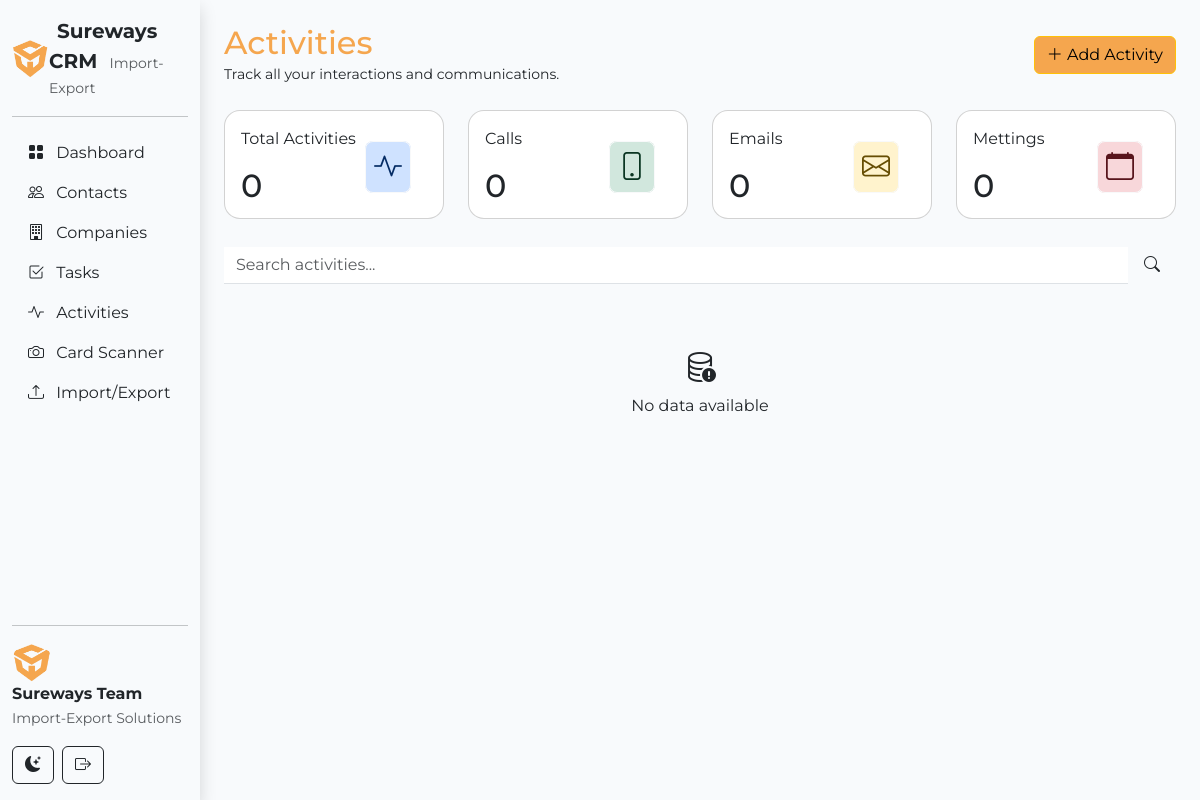
Before: /tasks/activities/ with the older database file.
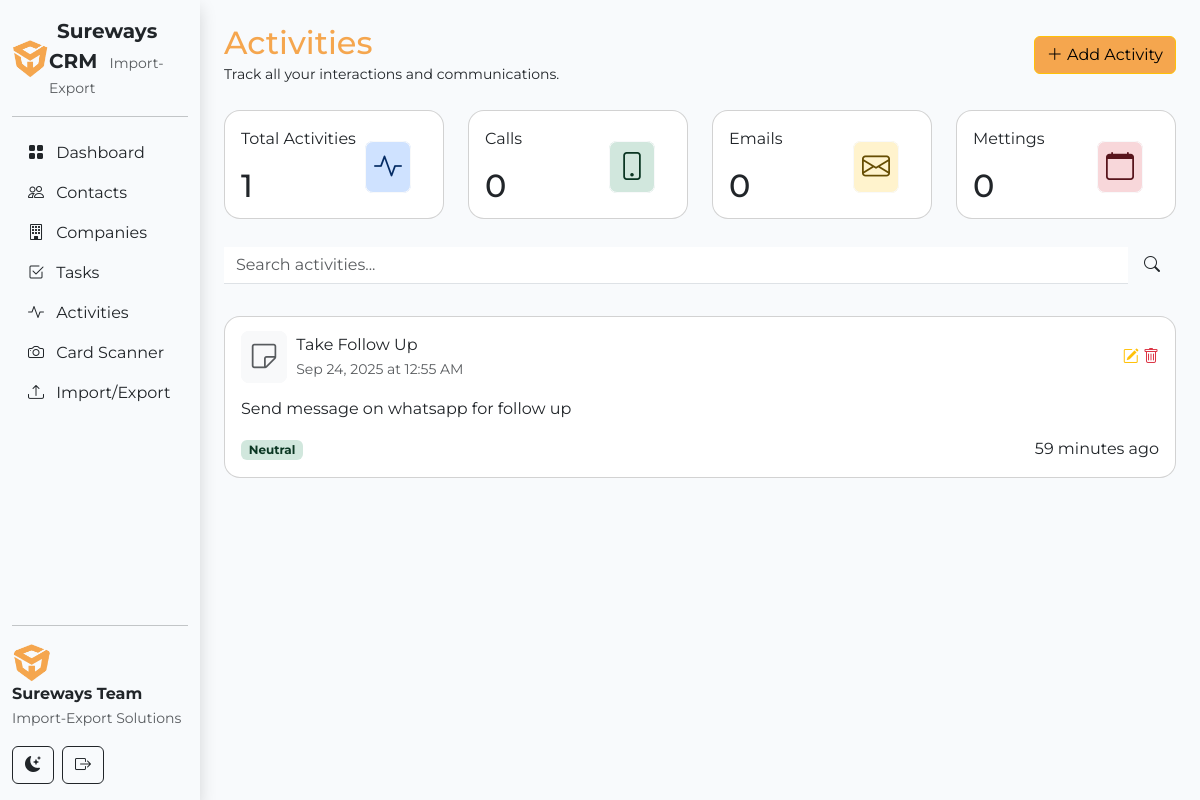
After: the same page with the newer database file.
### tasks/models.py (models this page shows)
class Activity(models.Model):
    TYPE_CHOICES = [
        ('Call', 'Call'),
        ('Email', 'Email'),
        ('Meeting', 'Meeting'),
        ('WhatsApp', 'WhatsApp'),
        ('SMS', 'SMS'),
        ('Note', 'Note'),
    ]
    OUTCOME_CHOICES = [
        ('Positive', 'Positive'),
        ('Neutral', 'Neutral'),
        ('Negative', 'Negative'),
        ('Follow-up Required', 'Follow-up Required'),
    ]
    type = models.CharField(max_length=50, choices=TYPE_CHOICES)
    title = models.CharField(max_length=255)
    description = models.TextField(blank=True, null=True)
    date_time = models.DateTimeField(default=timezone.now)
    contact = models.ForeignKey(Contact, null=True, blank=True, on_delete=models.SET_NULL)
    company = models.ForeignKey(Company, null=True, blank=True, on_delete=models.SET_NULL)
    outcome = models.CharField(max_length=50, choices=OUTCOME_CHOICES, blank=True, null=True)
    created_at = models.DateTimeField(auto_now_add=True)

### contacts/models.py (models this page shows, shortened)
class Contact(models.Model):
    full_name = models.CharField(max_length=255)
    job_title = models.CharField(max_length=255, blank=True, null=True)
    department = models.CharField(max_length=255, blank=True, null=True)
    speciality = models.CharField(max_length=255, blank=True, null=True)
    email_primary = models.EmailField(unique=True)
    email_secondary = models.EmailField(blank=True, null=True)
    mobile = models.CharField(max_length=20, blank=True, null=True)
    whatsapp = models.CharField(max_length=20, blank=True, null=True)
    country = models.CharField(max_length=100, blank=True, null=True)
    city = models.CharField(max_length=100, blank=True, null=True)
    tags = models.CharField(max_length=255, blank=True, null=True)
    source = models.CharField(max_length=100, blank=True, null=True)
    notes = models.TextField(max_length=100,blank=True, null=True)
    status = models.TextField(null=True, blank=True)
    is_prospect = models.BooleanField(null=True, blank=True)
    created_at = models.DateTimeField(auto_now_add=True)
    updated_at = models.DateTimeField(auto_now=True)

### companies/models.py (models this page shows, shortened)
class Company(models.Model):
    name = models.CharField(max_length=255)
    website = models.URLField(blank=True, null=True)
    phone = models.CharField(max_length=20, blank=True, null=True)
    industry = models.CharField(max_length=50, blank=True, null=True)
    status = models.CharField(max_length=50, default='active')
    country = models.CharField(max_length=100, blank=True, null=True)
    city = models.CharField(max_length=100, blank=True, null=True)
    address = models.TextField(blank=True, null=True)
    tags = models.CharField(max_length=255, blank=True, null=True, help_text="e.g Supplier, Customer, Forwarder")
    source = models.CharField(max_length=50, blank=True, null=True)
    notes = models.TextField(blank=True, null=True)
    linked_contacts = models.ManyToManyField(Contact, related_name="companies", blank=True)
    created_at = models.DateTimeField(auto_now_add=True)
    updated_at = models.DateTimeField(auto_now=True)

### tasks/views.py (the view)
# urls.py: path("activities/", views.activities, name="activities"),
def activities(request):
    activities = Activity.objects.all().order_by("-date_time")
    contacts = Contact.objects.all()
    companies = Company.objects.all()
    stats = {
        "total": activities.count(),
        "calls": activities.filter(type="Call").count(),
        "emails": activities.filter(type="Email").count(),
        "meetings": activities.filter(type="Meeting").count(),
    }
    return render(request, "activities.html", {
        "activities": activities,
        "contacts": contacts,
        "companies": companies,
        "stats": stats,
    })

### templates/activities.html (shortened to what this page needs)
{% extends 'base.html' %}
{% block content %}
<div class="container-fluid mt-4">
    <div class="row row-cols-1 row-cols-md-2 align-items-center justify-content-start">
        <div class="col">
            <h2 class="text-color m-0 p-0 text-capitalize">Activities</h2>
            <small>Track all your interactions and communications.</small>
        </div>
        <div class="col text-end">
            <button class="btn btn-warning" data-bs-toggle="modal" data-bs-target="#exampleModal"><i
                    class="bi bi-plus-lg"></i> Add Activity</button>
        </div>
    </div>
    <div class="row row-cols-1 row-cols-md-2 row-cols-lg-4 my-4">
        <div class="col">
            <div class="card position-relative overflow-hidden rounded-4" style="height: 97%;">
                <div class="card-body d-flex justify-content-between align-items-center z-2">
                    <div>
                        <p>Total Activities</p>
                        <h2 class="card-title p-0 m-0">{{ stats.total }}</h2>
                    </div>
                    <div class="pe-3">
                        <i
                            class="bi bi-activity fs-3 text-primary-emphasis bg-primary-subtle p-2 border border-light rounded-3"></i>
                    </div>
                </div>
            </div>
        </div>
        <div class="col">
            <div class="card position-relative overflow-hidden rounded-4" style="height: 97%;">
                <div class="card-body d-flex justify-content-between align-items-center z-2">
                    <div>
                        <p>Calls</p>
                        <h2 class="card-title p-0 m-0">{{ stats.calls }}</h2>
                    </div>
                    <div class="pe-3">
                        <i
                            class="bi bi-phone fs-3 text-success-emphasis bg-success-subtle p-2 border border-light rounded-3"></i>
                    </div>
                </div>
            </div>
        </div>
        <div class="col">
            <div class="card position-relative overflow-hidden rounded-4" style="height: 97%;">
                <div class="card-body d-flex justify-content-between align-items-center z-2">
                    <div>
                        <p>Emails</p>
                        <h2 class="card-title p-0 m-0">{{ stats.emails }}</h2>
                    </div>
                    <div class="pe-3">
                        <i
                            class="bi bi-envelope fs-3 text-warning-emphasis bg-warning-subtle p-2 border border-light rounded-3"></i>
                    </div>
                </div>
            </div>
        </div>
        <div class="col">
            <div class="card position-relative overflow-hidden rounded-4" style="height: 97%;">
                <div class="card-body d-flex justify-content-between align-items-center z-2">
                    <div>
                        <p>Mettings</p>
                        <h2 class="card-title p-0 m-0">{{ stats.meetings }}</h2>
                    </div>
                    <div class="pe-3">
                        <i
                            class="bi bi-calendar fs-3 text-danger-emphasis bg-danger-subtle p-2 border border-light rounded-3"></i>
                    </div>
                </div>
            </div>
        </div>
    </div>
    <div class="d-flex filter w-100">
        <form action="" method="get" class="w-100 d-flex align-items-center">
            <input type="search" class="form-control border-0 shadow-none border-bottom rounded-0"
                placeholder="Search activities..." aria-label="Search" name="search">
            <i class="bi bi-search mx-3"></i>
        </form>
    </div>
    <div class="row row-cols-1">
        <div class="col my-3">
            {% if activities %}
            {% for act in activities %}
            <div class="card p-3 rounded-4 my-3 contact-card" data-id="{{ act.id }}" data-type="{{ act.type }}"
                data-title="{{ act.title }}" data-contact="{{ act.contact.id }}" data-company="{{ act.company.id }}"
                data-outcome="{{ act.outcome }}" data-date_time="{{ act.date_time|date:'Y-m-d H:i:s' }}" data-description="{{ act.description|escape }}">
                <div class="row row-cols-2 align-items-center justify-content-between">
                    <div class="col">
                        <div class="row row-cols-2 align-items-center">
                            <div class="col col-1">
                                {% if act.type == "Call" %}
                                <i
                                    class="bi bi-phone fs-3 text-primary-emphasis bg-primary-subtle p-2 border border-light rounded-3"></i>
                                {% elif act.type == "Email" %}
                                <i
                                    class="bi bi-envelope fs-3 text-warning-emphasis bg-warning-subtle p-2 border border-light rounded-3"></i>
                                {% elif act.type == "Meeting" %}
                                <i
                                    class="bi bi-calendar fs-3 text-danger-emphasis bg-danger-subtle p-2 border border-light rounded-3"></i>
                                {% else %}
                                <i class="bi bi-sticky fs-3 text-muted bg-light p-2 border border-light rounded-3"></i>
                                {% endif %}
                            </div>
                            <div class="col col-10 ms-3">
                                <p class="m-0">{{ act.title }}</p>
                                <small class="text-muted">{{ act.date_time|date:"M d, Y \\a\\t h:i A" }}</small>
                            </div>
                        </div>
                    </div>
                    <div class="col col-2 text-end">
                        <i class="bi bi-pencil-square text-warning" data-bs-toggle="modal"
                            data-bs-target="#exampleModal" data-id="{{ act.id }}" data-type="{{ act.type }}"
                            data-title="{{ act.title }}" data-contact="{{ act.contact.id }}"
                            data-company="{{ act.company.id }}" data-outcome="{{ act.outcome }}"
                            data-date_time="{{ act.date_time|date:'Y-m-d H:i:s' }}" data-description="{{ act.description|escape }}"></i>
                        <form action="{% url 'activity_delete' act.id %}" method="post" class="d-inline"
                            onsubmit="return confirm('Are you sure you want to delete this activity?');">
                            <i onclick="this.closest('form').submit();" class="bi bi-trash text-danger"></i>
                        </form>
                    </div>
                </div>
                <p class="py-2 my-2">{{ act.description }}</p>
                <div class="row row-cols-2 align-items-center justify-content-between">
                    <div class="col">
                        {% if act.outcome %}
                        <span class="badge bg-success-subtle text-success-emphasis">{{ act.outcome }}</span>
                        {% endif %}
                    </div>
                    <div class="col text-end">
                        <span>{{ act.created_at|timesince }} ago</span>
                    </div>
                </div>
            </div>
            {% endfor %}
            {% else %}
            <div class="text-center my-5">
                <h2><i class="bi bi-database-exclamation"></i></h2>
                No data available
            </div>
            {% endif %}
        </div>
    </div>
</div>
{% endblock %}

### templates/base.html (shortened to what this page needs)
{% load static %}
<!DOCTYPE html>
<html lang="en" data-bs-theme="dark">
<head>
    <link href="https://cdn.jsdelivr.net/npm/bootstrap@5.3.8/dist/css/bootstrap.min.css" rel="stylesheet"
>
    <link rel="stylesheet" href="https://cdn.jsdelivr.net/npm/bootstrap-icons@1.13.1/font/bootstrap-icons.min.css">
    <link rel="stylesheet" href="{% static 'style.css' %}">
</head>
<body>
    <div class="container-fluid">
        <div class="row vh-100">
            <div class="col-md-2 shadow">
                {% include 'components/navbar.html' %}
            </div>
            <div class="col-md-10 vh-100 overflow-y-auto">
                {% block content %}{% endblock %}
            </div>
        </div>
    </div>
</body>
</html>

### templates/components/navbar.html (shortened to what this page needs)
{% load static %}
<div class="d-flex flex-column justify-content-between vh-100 flex-shrink-0 py-3">
    <a href="/" class="d-flex align-items-center mb-3 mb-md-0 me-md-auto text-decoration-none">
        <img src="{% static 'icon.png' %}" alt="Logo" class="img-fluid" style="height: 40px;">
        <span class="w-100">
            <span class="fs-5 fw-bold ms-2">Sureways CRM</span>
            <small class="text-muted ms-2">Import-Export</small>
        </span>
    </a>
    <hr>
    <ul class="nav nav-pills flex-column mb-auto">
        <li class="nav-item">
            <a href="{% url 'home' %}" class="nav-link {% if request.path == '/' %}active{% endif %}">
                <i class="bi bi-grid-fill me-2"></i> Dashboard
            </a>
        </li>
        <li>
            <a href="{% url 'contacts_management' %}"
                class="nav-link {% if request.path == '/contacts/' %}active{% endif %}">
                <i class="bi bi-people me-2"></i> Contacts
            </a>
        </li>
        <li>
            <a href="{% url 'companies_management' %}"
                class="nav-link {% if request.path == '/companies/' %}active{% endif %}">
                <i class="bi bi-building me-2"></i> Companies
            </a>
        </li>
        <li>
            <a href="{% url 'tasks_list' %}" class="nav-link {% if request.path == '/tasks/' %}active{% endif %}">
                <i class="bi bi-check2-square me-2"></i> Tasks
            </a>
        </li>
        <li>
            <a href="{% url 'activities' %}" class="nav-link {% if request.path == '/activities/' %}active{% endif %}">
                <i class="bi bi-activity me-2"></i> Activities
            </a>
        </li>
        <li>
            <a href="{% url 'scanner' %}" class="nav-link">
                <i class="bi bi-camera me-2"></i> Card Scanner
            </a>
        </li>
        <li>
            <a href="{% url 'import_export' %}" class="nav-link">
                <i class="bi bi-upload me-2"></i> Import/Export
            </a>
        </li>
    </ul>
    <hr>
    <div>
        <div href="#" class="d-flex flex-column text-decoration-none">
            <img src="{% static 'icon.png' %}" alt="team" width="40" height="40" class="rounded-circle me-2">
            <div>
                <strong>Sureways Team</strong><br>
                <small class="text-muted">Import-Export Solutions</small>
            </div>
            <div class="d-flex">
                <button onclick="toggleLightDarkMode()" id="lightDarkModeButton" class="btn btn-outline-dark me-2 mt-3">
                    <i class="bi bi-brightness-high-fill" id="iconlightDark"></i>
                </button>
                <form action="{% url 'logout' %}" method="post">
                    <button type="submit" class="btn btn-outline-dark buttonMode mt-3">
                        <i class="bi bi-box-arrow-right"></i>
                    </button>
                </form>
            </div>
        </div>
    </div>
</div>

### static/style.css (style rules this page uses)
body { font-family: 'Montserrat', sans-serif; }
[data-bs-theme="light"] a { color: #212529 !important; }
[data-bs-theme="light"] body { background: #F8FAFC !important; }
.text-color { color: #F5A64E !important; }
.bg-custom, .btn-warning { background-color: #F5A64E !important; }

Changed rows visible on the page:
added Activity: type "WhatsApp" (drawn), title "Take Follow Up", date_time "Sep 24, 2025 at 12:55 AM", description "Send message on whatsapp for follow up", outcome "Neutral", created_at "59 minutes"
Other visible differences:
{{ stats.total }}: "0" → "1"
text no longer shown: "No data available"
